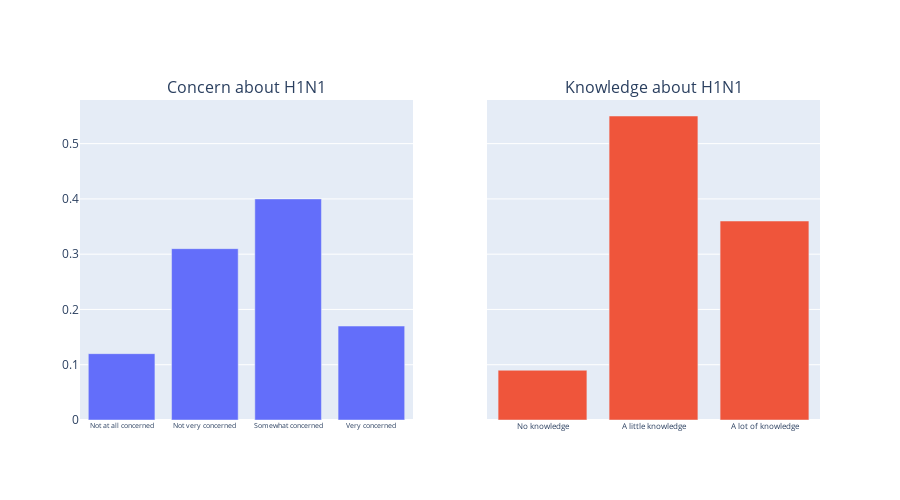

The code cell stored with this chart in its notebook:
### Code cell
from plotly.subplots import make_subplots
fig = make_subplots(rows=1, cols=2, shared_yaxes=True,
    subplot_titles=("Concern about H1N1", "Knowledge about H1N1"))

fig.add_trace(
    go.Bar(x=df_concerns_h1n1.Level, y=df_concerns_h1n1.counts),
    row=1, col=1
)

fig.add_trace(
    go.Bar(x=df_knowledge_h1n1.Level, y=df_knowledge_h1n1.counts),
    row=1, col=2
)

fig.update_layout(height=500, width=900)
fig.update_layout(coloraxis=dict(colorscale='Bluered_r'), showlegend=False)
fig.update_xaxes(ticktext=['Not at all concerned', 'Not very concerned', 'Somewhat concerned', 'Very concerned'], 
    tickmode='array', tickvals = [0,1, 2, 3],
    tickangle=0,tickfont_size=7,
    row=1, col=1)
fig.update_xaxes(ticktext=['No knowledge', 'A little knowledge', 'A lot of knowledge'], 
    tickmode='array', tickvals = [0,1, 2],
    tickangle=0,tickfont_size=8,
    row=1, col=2)
#fig.update_traces(marker_color=['rgb(192,192,192)', 'rgb(230,230,250)','rgb(219,112,147)', 'rgb(255,0,255)'], row=1, col=1)
#fig.update_xaxes(categoryorder='category ascending')
fig.show()

### Figure 1 — Plotly figure (JSON) as saved in the notebook; plotly's stock layout.template omitted (floating-point values rounded to 4 significant figures)
{"data": [{"type": "bar", "x": [2, 1, 3, 0], "xaxis": "x", "y": [0.4, 0.31, 0.17, 0.12], "yaxis": "y"}, {"type": "bar", "x": [1, 2, 0], "xaxis": "x2", "y": [0.55, 0.36, 0.09], "yaxis": "y2"}], "layout": {"annotations": [{"font": {"size": 16}, "showarrow": false, "text": "Concern about H1N1", "x": 0.225, "xanchor": "center", "xref": "paper", "y": 1, "yanchor": "bottom", "yref": "paper"}, {"font": {"size": 16}, "showarrow": false, "text": "Knowledge about H1N1", "x": 0.775, "xanchor": "center", "xref": "paper", "y": 1, "yanchor": "bottom", "yref": "paper"}], "coloraxis": {"colorscale": [[0, "rgb(255,0,0)"], [1, "rgb(0,0,255)"]]}, "height": 500, "showlegend": false, "width": 900, "xaxis": {"anchor": "y", "domain": [0, 0.45], "tickangle": 0, "tickfont": {"size": 7}, "tickmode": "array", "ticktext": ["Not at all concerned", "Not very concerned", "Somewhat concerned", "Very concerned"], "tickvals": [0, 1, 2, 3]}, "xaxis2": {"anchor": "y2", "domain": [0.55, 1], "tickangle": 0, "tickfont": {"size": 8}, "tickmode": "array", "ticktext": ["No knowledge", "A little knowledge", "A lot of knowledge"], "tickvals": [0, 1, 2]}, "yaxis": {"anchor": "x", "domain": [0, 1]}, "yaxis2": {"anchor": "x2", "domain": [0, 1], "matches": "y", "showticklabels": false}}}
